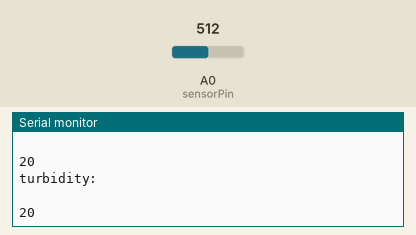
This sketch was run on a simulated Arduino Uno, built with avr-gcc and run on an emulated ATmega328P. On the bench: the last lines printed to the serial monitor. The inputs (shaded band) are chosen by the test bench; at power-on: A0 (sensorPin) = 512.

Above: at 1.2 s.
1.3 s: A0 (sensorPin) set to 716
At 1.67 s:
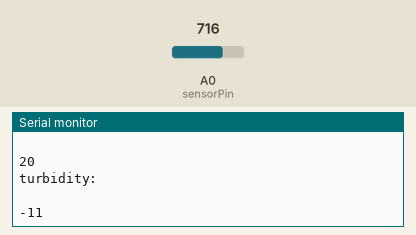
2.8 s: A0 (sensorPin) set to 900
At 3.07 s:
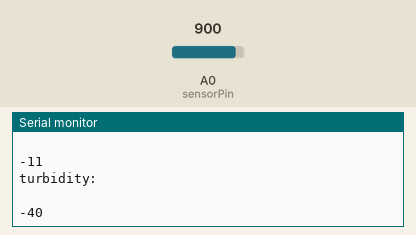
Timing chart, 0 to 5.8 s (numbered marks = the images above; inputs shaded):
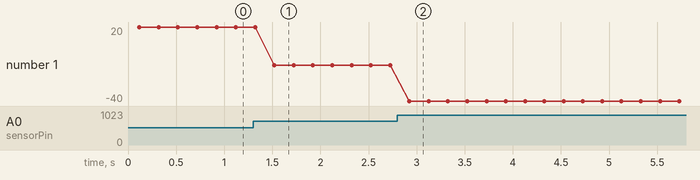

Measured:
- after the input at 1.3 s, the serial monitor: prints a new line after 0.22 s (image 1)
- after the input at 2.8 s, the serial monitor: prints a new line after 0.12 s (image 2)
- plotted number 1: 20 → -11 after the input at 1.3 s, -11 → -40 after the input at 2.8 s

The sketch:

Turbidity_Sensor.ino
```cpp
int sensorPin = A0;

void setup()
{
  Serial.begin(9600);
}

void loop() {
  int sensorValue = analogRead(sensorPin);
  int turbidity = map(sensorValue, 0,640, 100, 0);
  delay(100);

  Serial.println("turbidity:");
  Serial.println("   ");
  Serial.println(turbidity);
  delay(100);
 /* if (turbidity < 20) {
    digitalWrite(7, HIGH);
    digitalWrite(8, LOW);
    digitalWrite(9, LOW);
    Serial.println(" its CLEAR ");
  }
  if ((turbidity > 10) && (turbidity < 50)) {
    digitalWrite(7, LOW);
    digitalWrite(8, HIGH);
    digitalWrite(9, LOW);
    Serial.println(" its CLOUDY ");
  }
  if (turbidity > 50) {
    digitalWrite(7, LOW);
    digitalWrite(8, LOW);
    digitalWrite(9, HIGH);
    Serial.println(" its DIRTY ");
  }*/

}
```
